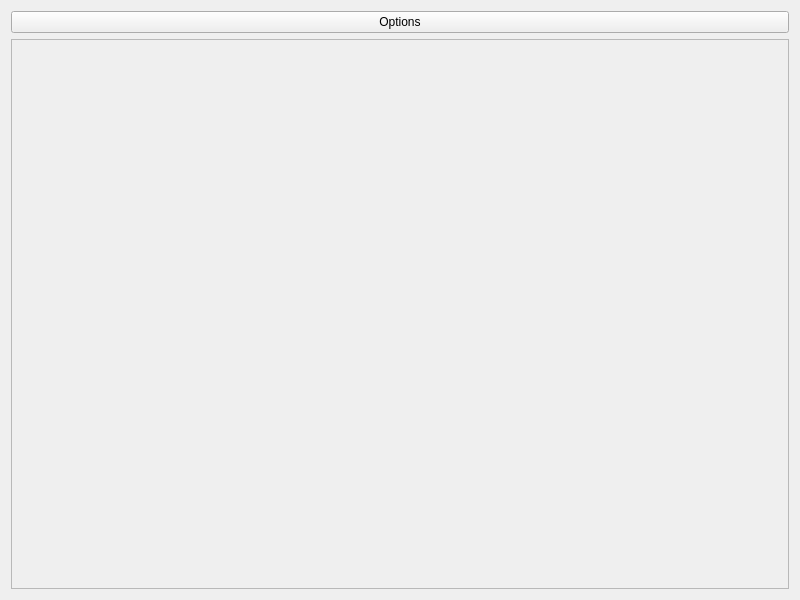
<?xml version="1.0" encoding="UTF-8"?>
<ui version="4.0">
 <class>Camera</class>
 <widget class="QWidget" name="Camera">
  <property name="geometry">
   <rect>
    <x>0</x>
    <y>0</y>
    <width>800</width>
    <height>600</height>
   </rect>
  </property>
  <property name="windowTitle">
   <string>Camera</string>
  </property>
  <layout class="QVBoxLayout" name="verticalLayout">
   <item>
    <widget class="QPushButton" name="OptionsPushButton">
     <property name="text">
      <string>Options</string>
     </property>
    </widget>
   </item>
   <item>
    <widget class="QScrollArea" name="scrollArea">
     <property name="widgetResizable">
      <bool>true</bool>
     </property>
     <widget class="QWidget" name="scrollAreaWidgetContents">
      <property name="geometry">
       <rect>
        <x>0</x>
        <y>0</y>
        <width>776</width>
        <height>540</height>
       </rect>
      </property>
     </widget>
    </widget>
   </item>
  </layout>
 </widget>
 <resources/>
 <connections/>
</ui>
